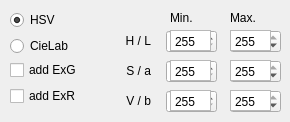
     <widget class="QWidget" name="tab5_4">
      <attribute name="title">
       <string>Filter</string>
      </attribute>
      <widget class="QWidget" name="layoutWidget_4">
       <property name="geometry">
        <rect>
         <x>10</x>
         <y>10</y>
         <width>81</width>
         <height>48</height>
        </rect>
       </property>
       <layout class="QVBoxLayout" name="verticalLayout_4">
        <item>
         <widget class="QRadioButton" name="rdbtn_filter_hsv">
          <property name="text">
           <string>HSV</string>
          </property>
          <property name="checked">
           <bool>true</bool>
          </property>
         </widget>
        </item>
        <item>
         <widget class="QRadioButton" name="rdbtn_filter_cielab">
          <property name="text">
           <string>CieLab</string>
          </property>
         </widget>
        </item>
       </layout>
      </widget>
      <widget class="QWidget" name="layoutWidget_5">
       <property name="geometry">
        <rect>
         <x>10</x>
         <y>60</y>
         <width>81</width>
         <height>48</height>
        </rect>
       </property>
       <layout class="QVBoxLayout" name="verticalLayout_5">
        <item>
         <widget class="QCheckBox" name="chkB_filter_addExG">
          <property name="text">
           <string>add ExG</string>
          </property>
         </widget>
        </item>
        <item>
         <widget class="QCheckBox" name="chkB_filter_addExR">
          <property name="text">
           <string>add ExR</string>
          </property>
         </widget>
        </item>
       </layout>
      </widget>
      <widget class="QSpinBox" name="sBox_min1">
       <property name="geometry">
        <rect>
         <x>166</x>
         <y>30</y>
         <width>51</width>
         <height>23</height>
        </rect>
       </property>
       <property name="maximum">
        <number>255</number>
       </property>
      </widget>
      <widget class="QSpinBox" name="sBox_max1">
       <property name="geometry">
        <rect>
         <x>230</x>
         <y>30</y>
         <width>51</width>
         <height>23</height>
        </rect>
       </property>
       <property name="maximum">
        <number>255</number>
       </property>
       <property name="value">
        <number>255</number>
       </property>
      </widget>
      <widget class="QSpinBox" name="sBox_min2">
       <property name="geometry">
        <rect>
         <x>166</x>
         <y>60</y>
         <width>51</width>
         <height>23</height>
        </rect>
       </property>
       <property name="minimum">
        <number>0</number>
       </property>
       <property name="maximum">
        <number>255</number>
       </property>
      </widget>
      <widget class="QSpinBox" name="sBox_max2">
       <property name="geometry">
        <rect>
         <x>230</x>
         <y>60</y>
         <width>51</width>
         <height>23</height>
        </rect>
       </property>
       <property name="maximum">
        <number>255</number>
       </property>
       <property name="value">
        <number>255</number>
       </property>
      </widget>
      <widget class="QSpinBox" name="sBox_min3">
       <property name="geometry">
        <rect>
         <x>166</x>
         <y>90</y>
         <width>51</width>
         <height>23</height>
        </rect>
       </property>
       <property name="maximum">
        <number>255</number>
       </property>
      </widget>
      <widget class="QSpinBox" name="sBox_max3">
       <property name="geometry">
        <rect>
         <x>230</x>
         <y>90</y>
         <width>51</width>
         <height>23</height>
        </rect>
       </property>
       <property name="maximum">
        <number>255</number>
       </property>
       <property name="value">
        <number>255</number>
       </property>
      </widget>
      <widget class="QLabel" name="label_5">
       <property name="geometry">
        <rect>
         <x>170</x>
         <y>10</y>
         <width>41</width>
         <height>16</height>
        </rect>
       </property>
       <property name="text">
        <string>Min.</string>
       </property>
      </widget>
      <widget class="QLabel" name="label_6">
       <property name="geometry">
        <rect>
         <x>230</x>
         <y>10</y>
         <width>41</width>
         <height>16</height>
        </rect>
       </property>
       <property name="text">
        <string>Max.</string>
       </property>
      </widget>
      <widget class="QLabel" name="lbl_filter_h_l">
       <property name="geometry">
        <rect>
         <x>120</x>
         <y>30</y>
         <width>31</width>
         <height>21</height>
        </rect>
       </property>
       <property name="text">
        <string>H / L</string>
       </property>
       <property name="alignment">
        <set>Qt::AlignRight|Qt::AlignTrailing|Qt::AlignVCenter</set>
       </property>
      </widget>
      <widget class="QLabel" name="lbl_filter_s_a">
       <property name="geometry">
        <rect>
         <x>120</x>
         <y>60</y>
         <width>31</width>
         <height>21</height>
        </rect>
       </property>
       <property name="text">
        <string>S / a</string>
       </property>
       <property name="alignment">
        <set>Qt::AlignRight|Qt::AlignTrailing|Qt::AlignVCenter</set>
       </property>
      </widget>
      <widget class="QLabel" name="lbl_filter_v_b">
       <property name="geometry">
        <rect>
         <x>120</x>
         <y>90</y>
         <width>31</width>
         <height>21</height>
        </rect>
       </property>
       <property name="text">
        <string>V / b</string>
       </property>
       <property name="alignment">
        <set>Qt::AlignRight|Qt::AlignTrailing|Qt::AlignVCenter</set>
       </property>
      </widget>
      <widget class="QTextBrowser" name="txtBrw_min1">
       <property name="geometry">
        <rect>
         <x>170</x>
         <y>30</y>
         <width>41</width>
         <height>21</height>
        </rect>
       </property>
       <property name="inputMethodHints">
        <set>Qt::ImhNone</set>
       </property>
       <property name="verticalScrollBarPolicy">
        <enum>Qt::ScrollBarAlwaysOff</enum>
       </property>
       <property name="horizontalScrollBarPolicy">
        <enum>Qt::ScrollBarAlwaysOff</enum>
       </property>
       <property name="html">
        <string>&lt;!DOCTYPE HTML PUBLIC &quot;-//W3C//DTD HTML 4.0//EN&quot; &quot;http://www.w3.org/TR/REC-html40/strict.dtd&quot;&gt;
&lt;html&gt;&lt;head&gt;&lt;meta name=&quot;qrichtext&quot; content=&quot;1&quot; /&gt;&lt;style type=&quot;text/css&quot;&gt;
p, li { white-space: pre-wrap; }
&lt;/style&gt;&lt;/head&gt;&lt;body style=&quot; font-family:'Sans Serif'; font-size:8pt; font-weight:400; font-style:normal;&quot;&gt;
&lt;p style=&quot; margin-top:0px; margin-bottom:0px; margin-left:0px; margin-right:0px; -qt-block-indent:0; text-indent:0px;&quot;&gt;&lt;span style=&quot; font-size:9pt;&quot;&gt;255&lt;/span&gt;&lt;/p&gt;&lt;/body&gt;&lt;/html&gt;</string>
       </property>
      </widget>
      <widget class="QTextBrowser" name="txtBrw_min2">
       <property name="geometry">
        <rect>
         <x>170</x>
         <y>60</y>
         <width>41</width>
         <height>21</height>
        </rect>
       </property>
       <property name="inputMethodHints">
        <set>Qt::ImhNone</set>
       </property>
       <property name="verticalScrollBarPolicy">
        <enum>Qt::ScrollBarAlwaysOff</enum>
       </property>
       <property name="horizontalScrollBarPolicy">
        <enum>Qt::ScrollBarAlwaysOff</enum>
       </property>
       <property name="html">
        <string>&lt;!DOCTYPE HTML PUBLIC &quot;-//W3C//DTD HTML 4.0//EN&quot; &quot;http://www.w3.org/TR/REC-html40/strict.dtd&quot;&gt;
&lt;html&gt;&lt;head&gt;&lt;meta name=&quot;qrichtext&quot; content=&quot;1&quot; /&gt;&lt;style type=&quot;text/css&quot;&gt;
p, li { white-space: pre-wrap; }
&lt;/style&gt;&lt;/head&gt;&lt;body style=&quot; font-family:'Sans Serif'; font-size:8pt; font-weight:400; font-style:normal;&quot;&gt;
&lt;p style=&quot; margin-top:0px; margin-bottom:0px; margin-left:0px; margin-right:0px; -qt-block-indent:0; text-indent:0px;&quot;&gt;&lt;span style=&quot; font-size:9pt;&quot;&gt;255&lt;/span&gt;&lt;/p&gt;&lt;/body&gt;&lt;/html&gt;</string>
       </property>
      </widget>
      <widget class="QTextBrowser" name="txtBrw_min3">
       <property name="geometry">
        <rect>
         <x>170</x>
         <y>90</y>
         <width>41</width>
         <height>21</height>
        </rect>
       </property>
       <property name="inputMethodHints">
        <set>Qt::ImhNone</set>
       </property>
       <property name="verticalScrollBarPolicy">
        <enum>Qt::ScrollBarAlwaysOff</enum>
       </property>
       <property name="horizontalScrollBarPolicy">
        <enum>Qt::ScrollBarAlwaysOff</enum>
       </property>
       <property name="html">
        <string>&lt;!DOCTYPE HTML PUBLIC &quot;-//W3C//DTD HTML 4.0//EN&quot; &quot;http://www.w3.org/TR/REC-html40/strict.dtd&quot;&gt;
&lt;html&gt;&lt;head&gt;&lt;meta name=&quot;qrichtext&quot; content=&quot;1&quot; /&gt;&lt;style type=&quot;text/css&quot;&gt;
p, li { white-space: pre-wrap; }
&lt;/style&gt;&lt;/head&gt;&lt;body style=&quot; font-family:'Sans Serif'; font-size:8pt; font-weight:400; font-style:normal;&quot;&gt;
&lt;p style=&quot; margin-top:0px; margin-bottom:0px; margin-left:0px; margin-right:0px; -qt-block-indent:0; text-indent:0px;&quot;&gt;&lt;span style=&quot; font-size:9pt;&quot;&gt;255&lt;/span&gt;&lt;/p&gt;&lt;/body&gt;&lt;/html&gt;</string>
       </property>
      </widget>
      <widget class="QTextBrowser" name="txtBrw_max1">
       <property name="geometry">
        <rect>
         <x>230</x>
         <y>30</y>
         <width>41</width>
         <height>21</height>
        </rect>
       </property>
       <property name="inputMethodHints">
        <set>Qt::ImhNone</set>
       </property>
       <property name="verticalScrollBarPolicy">
        <enum>Qt::ScrollBarAlwaysOff</enum>
       </property>
       <property name="horizontalScrollBarPolicy">
        <enum>Qt::ScrollBarAlwaysOff</enum>
       </property>
       <property name="html">
        <string>&lt;!DOCTYPE HTML PUBLIC &quot;-//W3C//DTD HTML 4.0//EN&quot; &quot;http://www.w3.org/TR/REC-html40/strict.dtd&quot;&gt;
&lt;html&gt;&lt;head&gt;&lt;meta name=&quot;qrichtext&quot; content=&quot;1&quot; /&gt;&lt;style type=&quot;text/css&quot;&gt;
p, li { white-space: pre-wrap; }
&lt;/style&gt;&lt;/head&gt;&lt;body style=&quot; font-family:'Sans Serif'; font-size:8pt; font-weight:400; font-style:normal;&quot;&gt;
&lt;p style=&quot; margin-top:0px; margin-bottom:0px; margin-left:0px; margin-right:0px; -qt-block-indent:0; text-indent:0px;&quot;&gt;&lt;span style=&quot; font-size:9pt;&quot;&gt;255&lt;/span&gt;&lt;/p&gt;&lt;/body&gt;&lt;/html&gt;</string>
       </property>
      </widget>
      <widget class="QTextBrowser" name="txtBrw_max2">
       <property name="geometry">
        <rect>
         <x>230</x>
         <y>60</y>
         <width>41</width>
         <height>21</height>
        </rect>
       </property>
       <property name="inputMethodHints">
        <set>Qt::ImhNone</set>
       </property>
       <property name="verticalScrollBarPolicy">
        <enum>Qt::ScrollBarAlwaysOff</enum>
       </property>
       <property name="horizontalScrollBarPolicy">
        <enum>Qt::ScrollBarAlwaysOff</enum>
       </property>
       <property name="html">
        <string>&lt;!DOCTYPE HTML PUBLIC &quot;-//W3C//DTD HTML 4.0//EN&quot; &quot;http://www.w3.org/TR/REC-html40/strict.dtd&quot;&gt;
&lt;html&gt;&lt;head&gt;&lt;meta name=&quot;qrichtext&quot; content=&quot;1&quot; /&gt;&lt;style type=&quot;text/css&quot;&gt;
p, li { white-space: pre-wrap; }
&lt;/style&gt;&lt;/head&gt;&lt;body style=&quot; font-family:'Sans Serif'; font-size:8pt; font-weight:400; font-style:normal;&quot;&gt;
&lt;p style=&quot; margin-top:0px; margin-bottom:0px; margin-left:0px; margin-right:0px; -qt-block-indent:0; text-indent:0px;&quot;&gt;&lt;span style=&quot; font-size:9pt;&quot;&gt;255&lt;/span&gt;&lt;/p&gt;&lt;/body&gt;&lt;/html&gt;</string>
       </property>
      </widget>
      <widget class="QTextBrowser" name="txtBrw_max3">
       <property name="geometry">
        <rect>
         <x>230</x>
         <y>90</y>
         <width>41</width>
         <height>21</height>
        </rect>
       </property>
       <property name="inputMethodHints">
        <set>Qt::ImhNone</set>
       </property>
       <property name="verticalScrollBarPolicy">
        <enum>Qt::ScrollBarAlwaysOff</enum>
       </property>
       <property name="horizontalScrollBarPolicy">
        <enum>Qt::ScrollBarAlwaysOff</enum>
       </property>
       <property name="html">
        <string>&lt;!DOCTYPE HTML PUBLIC &quot;-//W3C//DTD HTML 4.0//EN&quot; &quot;http://www.w3.org/TR/REC-html40/strict.dtd&quot;&gt;
&lt;html&gt;&lt;head&gt;&lt;meta name=&quot;qrichtext&quot; content=&quot;1&quot; /&gt;&lt;style type=&quot;text/css&quot;&gt;
p, li { white-space: pre-wrap; }
&lt;/style&gt;&lt;/head&gt;&lt;body style=&quot; font-family:'Sans Serif'; font-size:8pt; font-weight:400; font-style:normal;&quot;&gt;
&lt;p style=&quot; margin-top:0px; margin-bottom:0px; margin-left:0px; margin-right:0px; -qt-block-indent:0; text-indent:0px;&quot;&gt;&lt;span style=&quot; font-size:9pt;&quot;&gt;255&lt;/span&gt;&lt;/p&gt;&lt;/body&gt;&lt;/html&gt;</string>
       </property>
      </widget>
     </widget>
